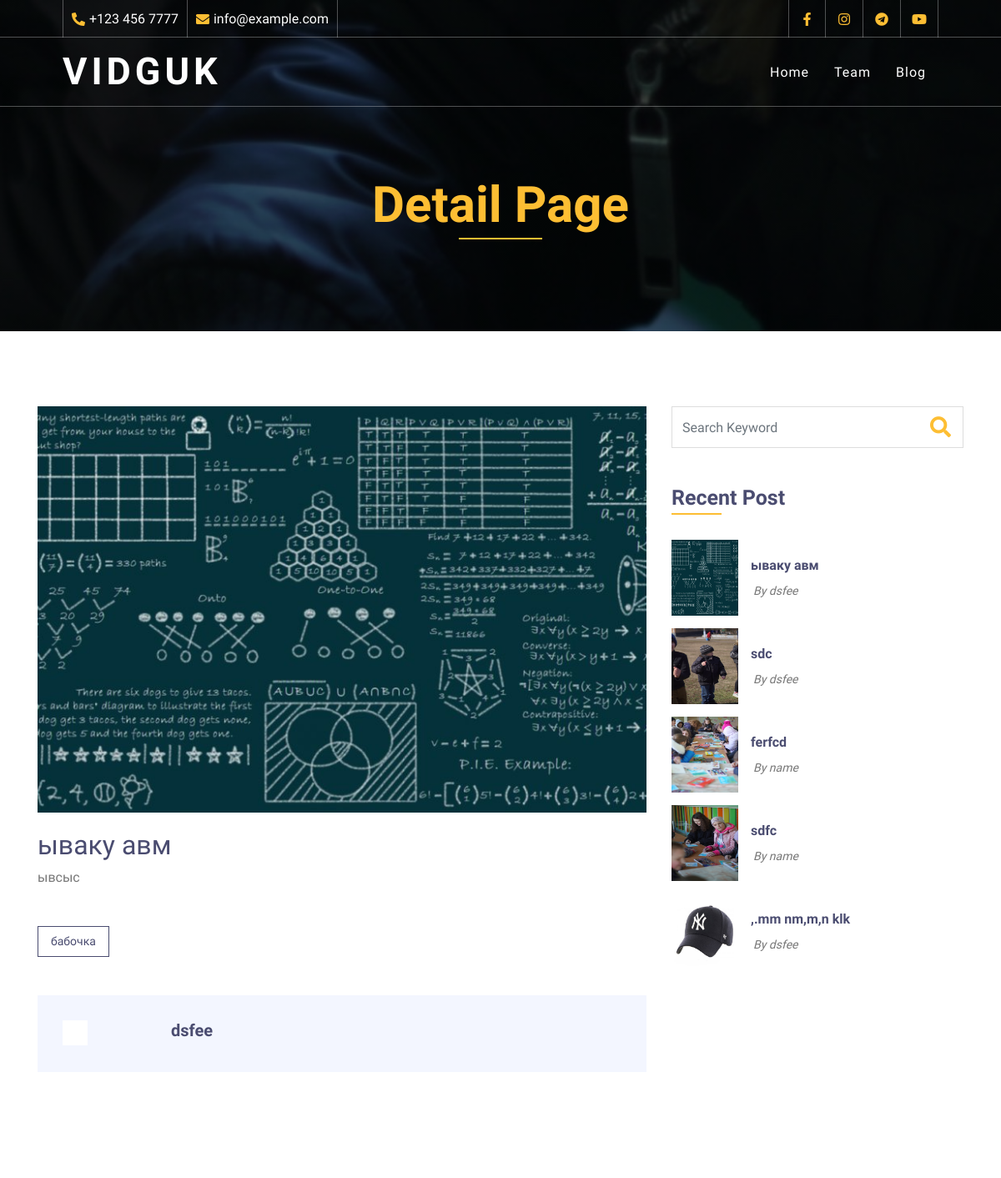
Before: /yvaku-avm/ (upper part) with the older database file.
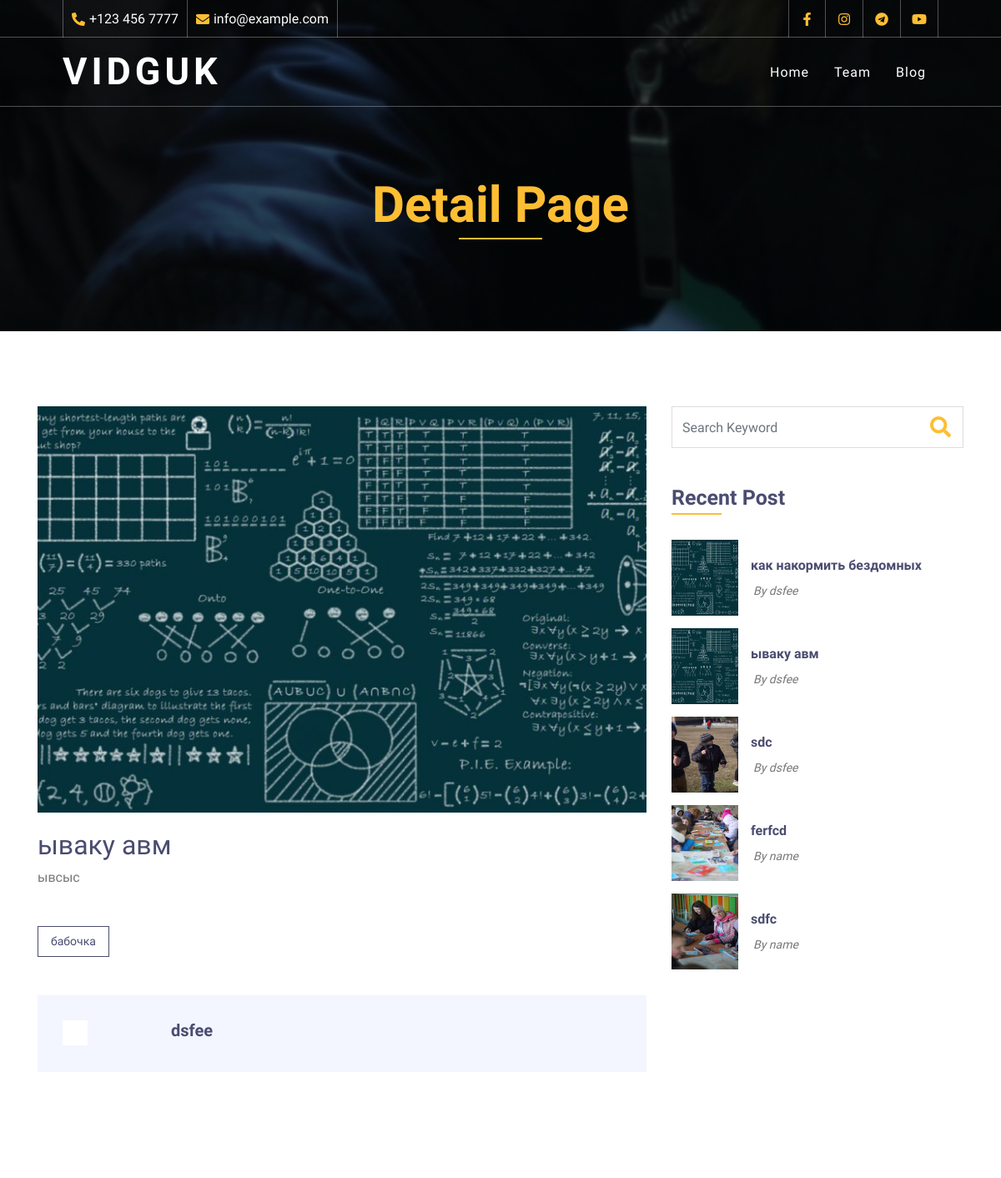
After: the same page with the newer database file.
### blog/models.py (models this page shows, shortened)
class Post(models.Model):
    title = models.CharField(max_length=200, unique=True)
    slug = models.SlugField(max_length=200, unique=True)
    author = models.ForeignKey(User, on_delete= models.CASCADE,related_name='blog_posts')
    updated_on = models.DateTimeField(auto_now= True)
    content = models.TextField()
    created_on = models.DateTimeField(auto_now_add=True)
    status = models.IntegerField(choices=STATUS, default=0)
    image = models.ImageField(upload_to='images/')
    tags = TaggableManager()
    class Meta:
        ordering = ['-created_on']

### blog/views.py (the view)
# urls.py: path('<slug:slug>/', views.PostDetail.as_view(), name='post_detail'),
class PostDetail(generic.DetailView):
    model = Post
    template_name = 'single_blogus.html'
    def get_context_data(self, **kwargs):
        context = super().get_context_data(**kwargs)
        context['recent_posts'] = Post.objects.filter(status=1).order_by('-created_on')[:5]
        return context

### blog/templates/single_blogus.html (shortened to what this page needs)
{% load static %}
<!DOCTYPE html>
<html lang="en">
    <head>
        <link href="https://stackpath.bootstrapcdn.com/bootstrap/4.4.1/css/bootstrap.min.css" rel="stylesheet">
        <link href="https://cdnjs.cloudflare.com/ajax/libs/font-awesome/5.10.0/css/all.min.css" rel="stylesheet">
        <link href="{% static 'lib/flaticon/font/flaticon.css' %}" rel="stylesheet">
        <link href="{% static 'lib/animate/animate.min.css' %}" rel="stylesheet">
        <link href="{% static 'lib/owlcarousel/assets/owl.carousel.min.css' %}" rel="stylesheet">
        <link href="{% static 'css/style.css' %}" rel="stylesheet">
    </head>
    <body>
        {% include 'top_bar.html' %}
        <div class="page-header">
            <div class="container">
                <div class="row">
                    <div class="col-12">
                        <h2>Detail Page</h2>
                    </div>
                </div>
            </div>
        </div>
        <div class="single">
            <div class="container">
                <div class="row">
                    <div class="col-lg-8">
                        <div class="single-content">
                            <img src="{{post.image.url}}" />
                            <h2>{{ object.title }}</h2>
                            <p>
                                {{ object.content | safe }}
                            </p>
                        </div>
                        <div class="single-tags">
                            {% for tag in object.tags.all %}
                                <a >{{tag}}</a>
                            {% endfor %}
                        </div>
                        <div class="single-bio">
                            <div class="single-bio-img">
                                <img src="{{ user.profile.image.url }}" />
                            </div>
                            <div class="single-bio-text">
                                <h3>{{ post.author }}</h3>
                            </div>
                        </div>
                    </div>
                    <div class="col-lg-4">
                        <div class="sidebar">
                            <div class="sidebar-widget">
                                <div class="search-widget">
                                    <form>
                                        <input class="form-control" type="text" placeholder="Search Keyword">
                                        <button class="btn"><i class="fa fa-search"></i></button>
                                    </form>
                                </div>
                            </div>
                            <div class="sidebar-widget">
                                <h2 class="widget-title">Recent Post</h2>
                                <div class="recent-post">
                                    {% for post in recent_posts %}
                                        <div class="post-item">
                                            <div class="post-img">
                                                <img src="{{ post.image.url }}" />
                                            </div>
                                            <div class="post-text">
                                                <a href="{% url 'post_detail' post.slug %}">{{ post.title }}</a>
                                                <div class="post-meta">
                                                    <p>By {{ post.author }}</p>
                                                </div>
                                            </div>
                                        </div>
                                    {% endfor %}
                                </div>
                            </div>
                                </div>
                            </div>
                        </div>
                    </div>
                </div>
    </body>
</html>

Changed rows visible on the page:
no longer on this page (row unchanged): Post: image (picture), title ",.mm nm,m,n klk", author "dsfee"
added Post: image (picture), title "как накормить бездомных", author "dsfee"
